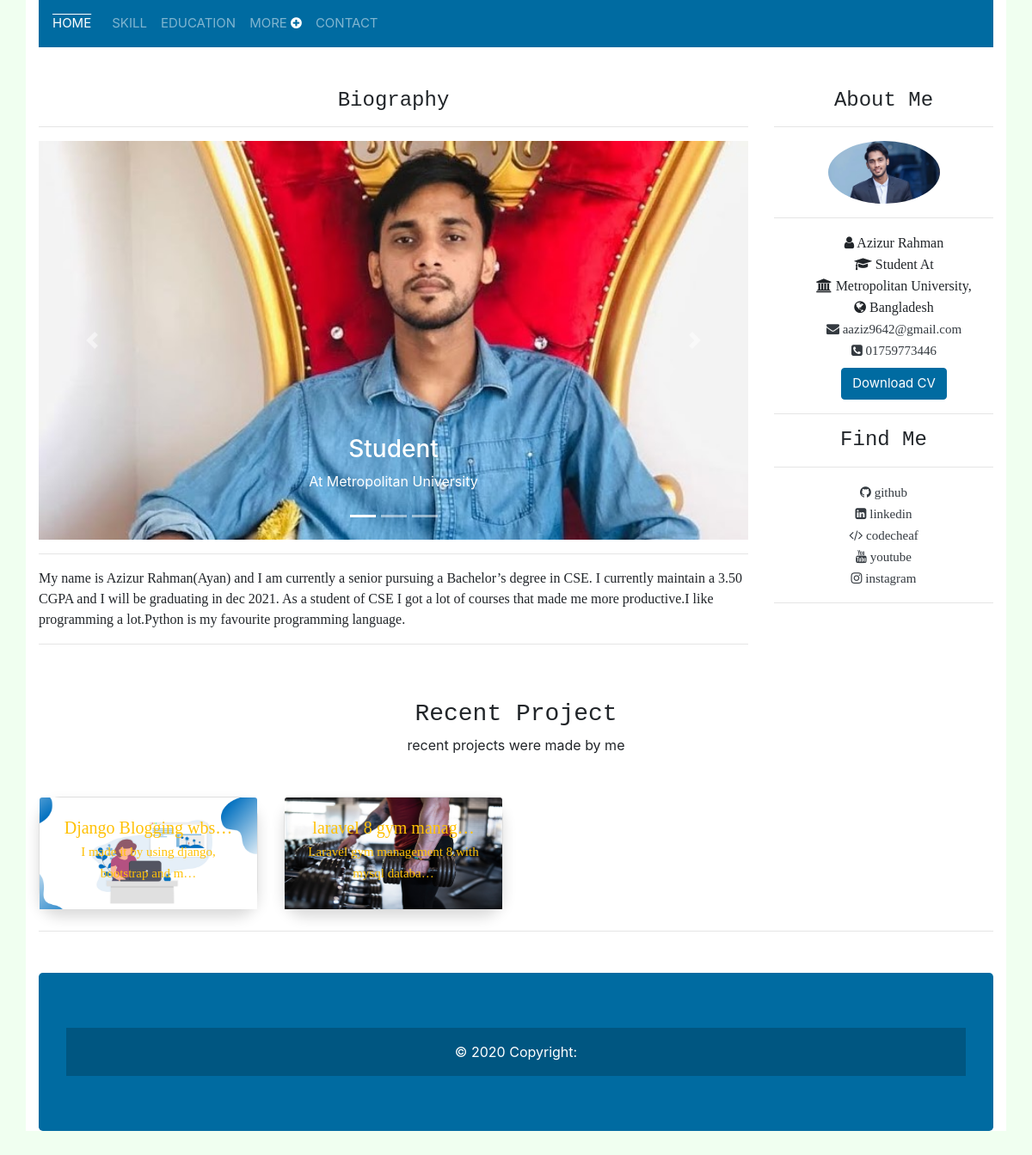
Before: / with the older database file.
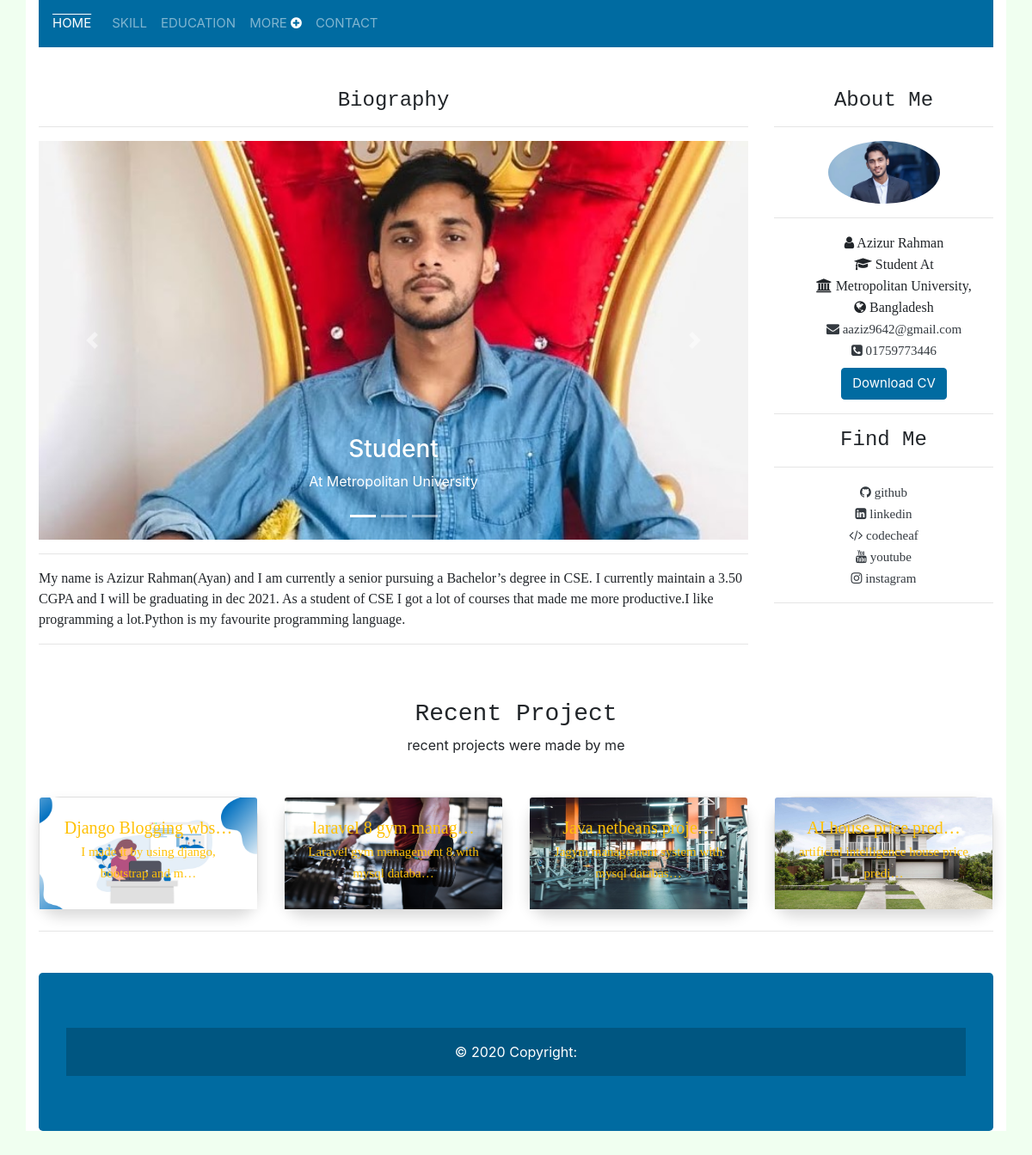
After: the same page with the newer database file.
### home/models.py (models this page shows)
class Project(models.Model):
    postCreator = models.CharField(max_length=200)
    projectTitle = models.CharField(max_length=200)
    projectDescriptions = models.TextField()
    projectVideoUrl = models.TextField(blank=True)
    projectGithubUrl = models.TextField(blank=True)
    projectImage = models.ImageField(blank=True, null=True)
    projectViews = models.IntegerField(default=0)
    projectTimeDate = models.DateTimeField(auto_now_add=True, auto_now=False, blank=True)
    def get_photo_url(self):
        if self.projectImage and hasattr(self.projectImage, 'url'):
            return self.projectImage.url
        else:
            return "/static/no-logo.jpg"

### home/views.py (the view)
# urls.py: 2. Add a URL to urlpatterns:  path('', views.home, name='home')
def home(request):
    project = Project.objects.all()
    paginator = Paginator(project, 4)
    page = request.GET.get('page')
    project = paginator.get_page(page)
    context = {
        'project':project,
    }
    return render(request, 'home.html', context)

### templates/home.html (shortened to what this page needs)
{% extends 'base.html' %}
{% load static %}
{% block content %}
<div class="col-sm-9 ">
    <h4 class="text-center text-style mb-3">Biography</h4>
    <hr>
      <div id="demo" class="carousel slide" data-ride="carousel">
  <ul class="carousel-indicators">
    <li data-target="#demo" data-slide-to="0" class="active"></li>
    <li data-target="#demo" data-slide-to="1"></li>
    <li data-target="#demo" data-slide-to="2"></li>
  </ul>
  <div class="carousel-inner">
    <div class="carousel-item active">
      <img src="{% static 'images/ayan6.jpg' %}" alt="Los Angeles" class="img-fluid" width="1000" height="400">
      <div class="carousel-caption">
        <h3>Student</h3>
        <p>At Metropolitan University</p>
      </div>
    </div>
  </div>
  <a class="carousel-control-prev" href="#demo" data-slide="prev">
    <span class="carousel-control-prev-icon"></span>
  </a>
  <a class="carousel-control-next" href="#demo" data-slide="next">
    <span class="carousel-control-next-icon"></span>
  </a>
</div>
<hr>
      <p class="text-style-two">
My name is Azizur Rahman(Ayan) and I am currently a senior pursuing a Bachelor’s degree in CSE.
 I currently maintain a 3.50 CGPA and I will be graduating in dec 2021. As a student of CSE I got a  lot of courses that
made me more productive.I like programming a lot.Python is my favourite programming language.
      </p>
      <hr>
    </div>
{% endblock content %}

### templates/base.html (shortened to what this page needs)
{% load static %}
<!DOCTYPE html>
<html lang="en">
<head>
  <link rel="stylesheet" href="https://maxcdn.bootstrapcdn.com/bootstrap/4.5.2/css/bootstrap.min.css">
  <link rel="stylesheet" href="{% static 'css/style.css' %}">
   <link
      rel="stylesheet"
      href="https://cdnjs.cloudflare.com/ajax/libs/font-awesome/4.7.0/css/font-awesome.min.css"
    />
</head>
<body style="background-color: #F0FFF0;">
<div class="container bg-white">
  <nav class="navbar sticky-top navbar-expand-lg  navbar-dark bg-dark ">
  {% url 'home' as home%}
  <a class="navbar-brand {% if request.path == home %}active{% endif %}" href="{% url 'home' %}"> HOME </a>
  <div class="collapse navbar-collapse" id="navbarNav">
    <ul class="navbar-nav navbar-nav mr-auto">
     {% url 'skill' as skill%}
      <li class="nav-item {% if request.path == skill %}active{% endif %}" >
        <a class="nav-link" href="{% url 'skill' %}">SKILL</a>
      </li>
    {% url 'education' as education %}
      <li class="nav-item {% if request.path == education %}active{% endif %}">
        <a class="nav-link" href="{{ education }}">EDUCATION <span class="sr-only">(current)</span></a>
      </li>
         <li class="nav-item dropdown">
            <a href="javascript:void(0);"  role="button"
                    class="nav-link dropdown-toggle mll"
                    data-toggle="dropdown">MORE  <i onclick="myFunction(this)"
                       class="fa fa-plus-circle fas"></i></a>
          {% url 'certificate' as certificate %}
        </li>
      {% url 'contact' as contact%}
       <li class="nav-item {% if request.path == contact %}active ul{% endif %}">
        <a class="nav-link" href="{% url 'contact' %}">CONTACT</a>
      </li>
    </ul>
  </div>
</nav>
 <div class="row mt-5">
{% block content %}
{% endblock content %}
 <div class="col-sm-3 text-center">
    <h4 class="text-center text-style mb-3">About Me</h4>
    <hr>
    <img src="{% static 'images/aya.jpeg' %}" class="rounded-circle m-hw " alt="Cinque Terre"> <hr>
    <div class="ml-md-4">
      <span class="text-style-two"> <i class="fa fa-user" aria-hidden="true"></i>  Azizur Rahman</span></br>
      <span class="text-style-two "><i class="fa fa-graduation-cap" aria-hidden="true"></i> Student At <br><i class="fa fa-university" aria-hidden="true"></i> Metropolitan University,<br> <i class="fa fa-globe" aria-hidden="true"></i> Bangladesh</span></br>
<span class="text-style-two"><a href="mailto:webmaster@example.com" class="text-dark"><i class="fa fa-envelope" aria-hidden="true"></i> aaziz9642@gmail.com</a></span><br>
<span class="text-style-two"><a href="tel:123-456-7890" class="text-dark"><i class="fa fa-phone-square" aria-hidden="true"></i> 01759773446</a></span><br>
<a href="/static/MyCV.pdf" class="btn btn-info mt-2" download>Download CV</a>
</div>
<hr>
<h4 class="text-center text-style">Find Me</h4>
<hr>
<marquee behavior="scroll" direction="down" value="Slower" class="text-center" scrollamount="5" onmouseover="this.stop();" onmouseout="this.start();">
<span class="text-style-two"><a href="https://github.com/ayanchyaziz123" target="_blank" class="text-dark"><i class="fa fa-github" aria-hidden="true"></i>
 github</a></span><br>
 <span class="text-style-two"><a href="https://www.linkedin.com/in/azizur-rahman-720636165/" target="_blank" class="text-dark"><i class="fa fa-linkedin-square" aria-hidden="true"></i>
 linkedin</a></span><br>
 <span class="text-style-two"><a href="https://www.codechef.com/users/ayan_mu44thc" target="_blank" class="text-dark"><i class="fa fa-code" aria-hidden="true"></i>
codecheaf</a></span><br>
 <span class="text-style-two"><a href="https://www.youtube.com/channel/UCOdpQOJytA5J-pyxryFpoTA/playlists" target="_blank" class="text-dark"><i class="fa fa-youtube" aria-hidden="true"></i>
youtube</a></span><br>
 <span class="text-style-two"><a href="https://www.instagram.com/imayanchyaziz/" target="_blank" class="text-dark"><i class="fa fa-instagram" aria-hidden="true"></i>
instagram</a></span><br>
</marquee>
 <hr>
    </div>
</div>
 <h3 class="text-center mt-5 text-style"> Recent Project</h3>
 <p class="text-center">recent projects were made by me<p/>
  <div class="row mt-5">
    {% for project in project %}
    <div class="col-sm-3">
    <a href="#">
<div class="card shadow" style="border-radius: 25px;">
  <img class="card-img-top" src="{{project.get_photo_url}}" style="max-height: 130px;" alt="Card image cap" alt="Card image">
  <div class="card-img-overlay text-center">
    <a href="{% url 'fullProject' project.id %}" class="text-warning text-style-two tt">{{project.projectTitle |truncatechars:20}}</a></br>
    <a href="{% url 'fullProject' project.id %}" class="text-warning text-style-two">{{project.projectDescriptions |truncatechars:43}}</a>
  </div>
</div>
</a>
    </div>
    {% endfor %}
  </div>
  <hr>
<footer class="jumbotron mt-5 bg-dark text-white text-center">
   <div class="text-center p-3" style="background-color: rgba(0, 0, 0, 0.2);">
    © 2020 Copyright:
  </div>
</footer>
</div>
</body>
</html>

### static/css/style.css (style rules this page uses)
.bg-dark { background-color: #006ba1 !important; }
.text-style { font-family:Courier New; }
.text-style-two { font-family: Georgia, serif; }
.m-hw { max-height: 130px; max-width: 130px; }
a { font-size: 15px !important; }
.btn-info { background-color: #006ba1 !important; border-color: #006ba1; }
.dropdown-toggle::after { display: none !important; }
.fas { color:white; }
.active { text-decoration: overline !important; }
.mll { color: white; }
.tt { font-size:20px !important; }

Changed rows visible on the page:
added Project: get_photo_url (picture), projectTitle "Java netbeans proje…", projectDescriptions "Jagym management system with mysql databas…"
added Project: get_photo_url (picture), projectTitle "AI house price pred…", projectDescriptions "artificial intelligence house price predi…"
